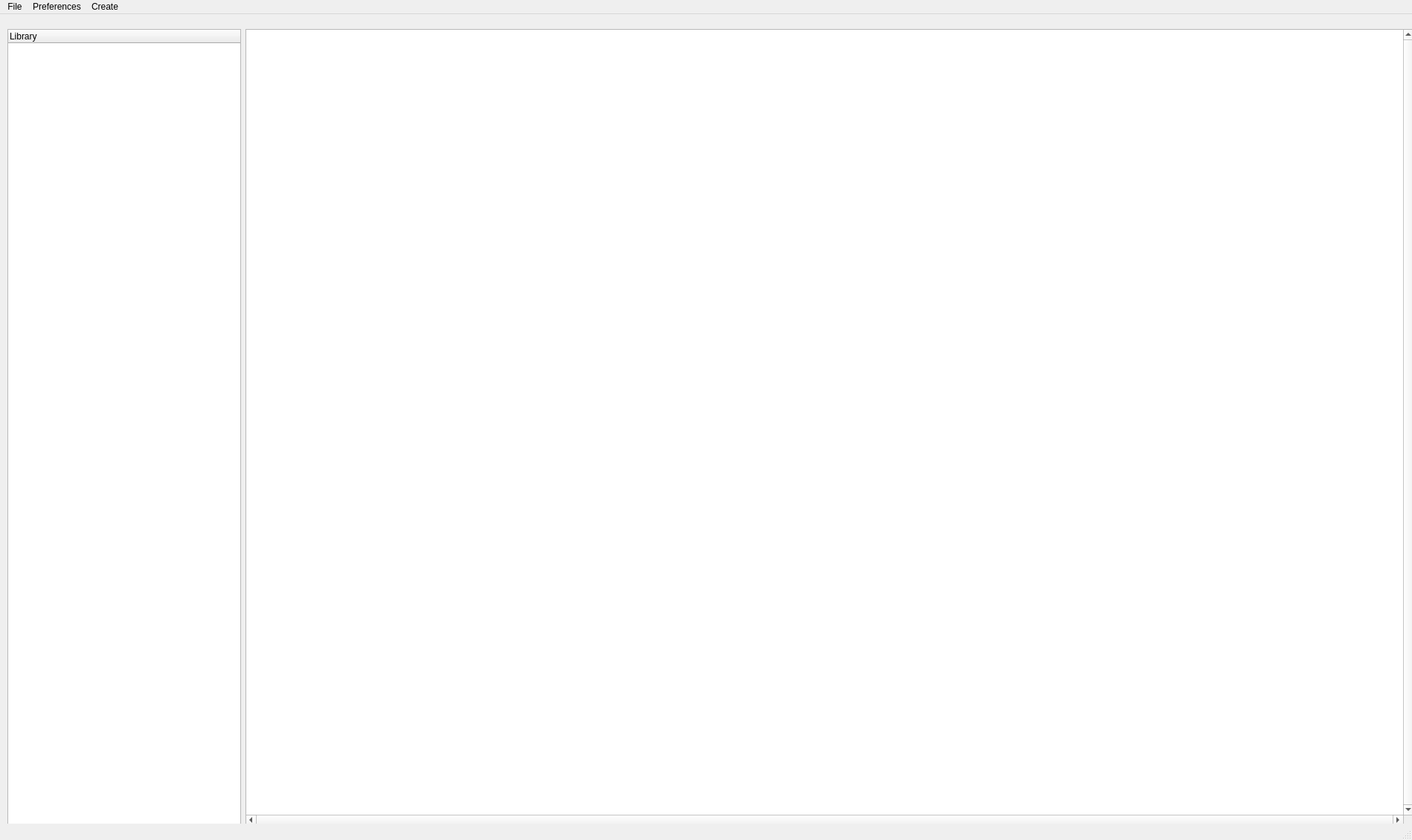
<?xml version="1.0" encoding="UTF-8"?>
<ui version="4.0">
 <class>MainWindow</class>
 <widget class="QMainWindow" name="MainWindow">
  <property name="geometry">
   <rect>
    <x>0</x>
    <y>0</y>
    <width>1898</width>
    <height>1129</height>
   </rect>
  </property>
  <property name="windowTitle">
   <string>AdinkraWorks</string>
  </property>
  <property name="documentMode">
   <bool>false</bool>
  </property>
  <property name="unifiedTitleAndToolBarOnMac">
   <bool>true</bool>
  </property>
  <widget class="QWidget" name="centralwidget">
   <widget class="QWidget" name="horizontalLayoutWidget">
    <property name="geometry">
     <rect>
      <x>10</x>
      <y>20</y>
      <width>1891</width>
      <height>1071</height>
     </rect>
    </property>
    <layout class="QHBoxLayout" name="horizontalLayout">
     <item>
      <widget class="QTreeWidget" name="treeWidget">
       <property name="sizePolicy">
        <sizepolicy hsizetype="Expanding" vsizetype="Expanding">
         <horstretch>1</horstretch>
         <verstretch>0</verstretch>
        </sizepolicy>
       </property>
       <property name="sizeAdjustPolicy">
        <enum>QAbstractScrollArea::AdjustIgnored</enum>
       </property>
       <column>
        <property name="text">
         <string>Library</string>
        </property>
       </column>
      </widget>
     </item>
     <item>
      <widget class="QGraphicsView" name="graphicsView">
       <property name="enabled">
        <bool>true</bool>
       </property>
       <property name="sizePolicy">
        <sizepolicy hsizetype="Expanding" vsizetype="Expanding">
         <horstretch>5</horstretch>
         <verstretch>0</verstretch>
        </sizepolicy>
       </property>
       <property name="cursor" stdset="0">
        <cursorShape>OpenHandCursor</cursorShape>
       </property>
       <property name="autoFillBackground">
        <bool>true</bool>
       </property>
       <property name="verticalScrollBarPolicy">
        <enum>Qt::ScrollBarAlwaysOn</enum>
       </property>
       <property name="horizontalScrollBarPolicy">
        <enum>Qt::ScrollBarAlwaysOn</enum>
       </property>
       <property name="sizeAdjustPolicy">
        <enum>QAbstractScrollArea::AdjustIgnored</enum>
       </property>
       <property name="sceneRect">
        <rectf>
         <x>0.000000000000000</x>
         <y>0.000000000000000</y>
         <width>0.000000000000000</width>
         <height>0.000000000000000</height>
        </rectf>
       </property>
       <property name="renderHints">
        <set>QPainter::Antialiasing|QPainter::SmoothPixmapTransform|QPainter::TextAntialiasing</set>
       </property>
       <property name="dragMode">
        <enum>QGraphicsView::ScrollHandDrag</enum>
       </property>
      </widget>
     </item>
    </layout>
   </widget>
  </widget>
  <widget class="QMenuBar" name="menubar">
   <property name="geometry">
    <rect>
     <x>0</x>
     <y>0</y>
     <width>1898</width>
     <height>29</height>
    </rect>
   </property>
   <widget class="QMenu" name="menuAdinkraWorks">
    <property name="title">
     <string>Preferences</string>
    </property>
    <addaction name="actionFont"/>
    <addaction name="actionColors"/>
    <addaction name="actionLine_Style"/>
    <addaction name="actionNode_Style"/>
   </widget>
   <widget class="QMenu" name="menuCreate_Adinkra">
    <property name="title">
     <string>File</string>
    </property>
    <addaction name="actionOpen_Library"/>
    <addaction name="actionSave_Library"/>
    <addaction name="actionExport_as"/>
   </widget>
   <widget class="QMenu" name="menuLibraries">
    <property name="title">
     <string>Create</string>
    </property>
    <addaction name="actionCreate_Theory"/>
    <addaction name="actionCreate_Adinkra"/>
    <addaction name="separator"/>
    <addaction name="actionLagrangian"/>
    <addaction name="actionComment"/>
    <addaction name="actionEquations_of_Motion"/>
    <addaction name="separator"/>
    <addaction name="actionImportAdinkra"/>
   </widget>
   <addaction name="menuCreate_Adinkra"/>
   <addaction name="menuAdinkraWorks"/>
   <addaction name="menuLibraries"/>
  </widget>
  <widget class="QStatusBar" name="statusbar"/>
  <action name="actionOpen_Library">
   <property name="text">
    <string>Open Library</string>
   </property>
  </action>
  <action name="actionSave_Library">
   <property name="text">
    <string>Save Library</string>
   </property>
  </action>
  <action name="actionExport_as">
   <property name="text">
    <string>Export as...</string>
   </property>
  </action>
  <action name="actionFont">
   <property name="text">
    <string>Font</string>
   </property>
  </action>
  <action name="actionColors">
   <property name="text">
    <string>Colors</string>
   </property>
  </action>
  <action name="actionLine_Style">
   <property name="text">
    <string>Line Style</string>
   </property>
  </action>
  <action name="actionNode_Style">
   <property name="text">
    <string>Node Style</string>
   </property>
  </action>
  <action name="actionAdd_Adinkra">
   <property name="text">
    <string>New</string>
   </property>
  </action>
  <action name="actionAdd_Comment">
   <property name="text">
    <string>Add Comment</string>
   </property>
  </action>
  <action name="actionImportAdinkra">
   <property name="text">
    <string>Import Adinkra</string>
   </property>
  </action>
  <action name="actionComment">
   <property name="text">
    <string>Add Comment</string>
   </property>
  </action>
  <action name="actionLagrangian">
   <property name="text">
    <string>Add Lagrangian</string>
   </property>
  </action>
  <action name="actionEquations_of_Motion">
   <property name="text">
    <string>Add Equations of Motion</string>
   </property>
  </action>
  <action name="actionCreate_Theory">
   <property name="text">
    <string>Create Theory</string>
   </property>
  </action>
  <action name="actionCreate_Adinkra">
   <property name="text">
    <string>Create Adinkra</string>
   </property>
  </action>
 </widget>
 <resources/>
 <connections/>
</ui>
